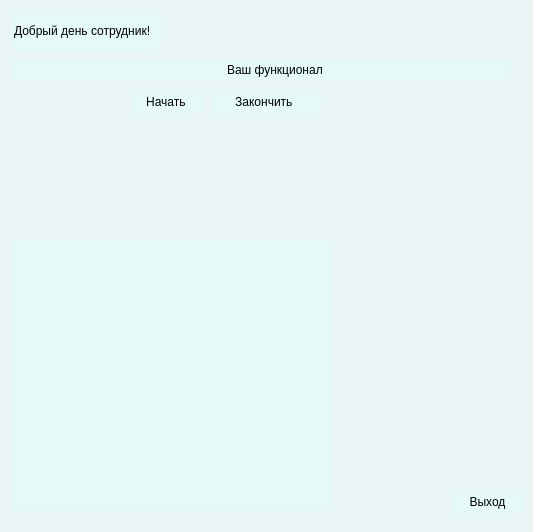
<?xml version="1.0" encoding="UTF-8"?>
<ui version="4.0">
 <class>Dialog</class>
 <widget class="QDialog" name="Dialog">
  <property name="geometry">
   <rect>
    <x>0</x>
    <y>0</y>
    <width>533</width>
    <height>532</height>
   </rect>
  </property>
  <property name="maximumSize">
   <size>
    <width>533</width>
    <height>552</height>
   </size>
  </property>
  <property name="windowTitle">
   <string>Dialog</string>
  </property>
  <property name="styleSheet">
   <string notr="true">background-color: qlineargradient(spread:pad, x1:1, y1:1, x2:0, y2:0, stop:0 rgba(	255, 0, 0, 255), stop:0.427447 rgba(139, 0, 0, 125), stop:1 rgba(155, 79, 165, 255));
font-famaly: Roboto Flex;</string>
  </property>
  <widget class="QWidget" name="widget" native="true">
   <property name="geometry">
    <rect>
     <x>-10</x>
     <y>-10</y>
     <width>641</width>
     <height>721</height>
    </rect>
   </property>
   <property name="maximumSize">
    <size>
     <width>641</width>
     <height>721</height>
    </size>
   </property>
   <property name="styleSheet">
    <string notr="true">background-color:rgba(225,255,255,100);
border: 1px  solid rgba(225,255,255,40);
border-radius: 7px;</string>
   </property>
   <widget class="QLabel" name="label">
    <property name="geometry">
     <rect>
      <x>20</x>
      <y>20</y>
      <width>151</width>
      <height>41</height>
     </rect>
    </property>
    <property name="text">
     <string>Добрый день сотрудник!</string>
    </property>
   </widget>
   <widget class="QLabel" name="label_2">
    <property name="geometry">
     <rect>
      <x>20</x>
      <y>70</y>
      <width>501</width>
      <height>20</height>
     </rect>
    </property>
    <property name="text">
     <string>                                                                Ваш функционал </string>
    </property>
   </widget>
   <widget class="QTableView" name="tableView">
    <property name="geometry">
     <rect>
      <x>20</x>
      <y>250</y>
      <width>321</width>
      <height>271</height>
     </rect>
    </property>
   </widget>
   <widget class="QPushButton" name="btn_start_day">
    <property name="geometry">
     <rect>
      <x>140</x>
      <y>100</y>
      <width>75</width>
      <height>24</height>
     </rect>
    </property>
    <property name="styleSheet">
     <string notr="true">QPushButton:hover{
background-color:rgba(255,255,255,40)
}
QPushButton:pressed{
background-color:rgba(255,255,255,60)
}</string>
    </property>
    <property name="text">
     <string>Начать </string>
    </property>
    <property name="icon">
     <iconset resource="D:/games/ворк/KP-main/res_rc.qrc">
      <normaloff>:/icons/icon/start_24dp_E8EAED_FILL0_wght400_GRAD0_opsz24.png</normaloff>:/icons/icon/start_24dp_E8EAED_FILL0_wght400_GRAD0_opsz24.png</iconset>
    </property>
   </widget>
   <widget class="QPushButton" name="btn_end_day">
    <property name="geometry">
     <rect>
      <x>220</x>
      <y>100</y>
      <width>111</width>
      <height>24</height>
     </rect>
    </property>
    <property name="styleSheet">
     <string notr="true">QPushButton:hover{
background-color:rgba(255,255,255,40)
}
QPushButton:pressed{
background-color:rgba(255,255,255,60)
}</string>
    </property>
    <property name="text">
     <string>Закончить </string>
    </property>
    <property name="icon">
     <iconset resource="D:/games/ворк/KP-main/res_rc.qrc">
      <normaloff>:/icons/icon/pin_end_24dp_E8EAED_FILL0_wght400_GRAD0_opsz24.png</normaloff>:/icons/icon/pin_end_24dp_E8EAED_FILL0_wght400_GRAD0_opsz24.png</iconset>
    </property>
   </widget>
   <widget class="QPushButton" name="btn_end">
    <property name="geometry">
     <rect>
      <x>460</x>
      <y>500</y>
      <width>75</width>
      <height>24</height>
     </rect>
    </property>
    <property name="styleSheet">
     <string notr="true">QPushButton:hover{
background-color:rgba(255,255,255,40)
}
QPushButton:pressed{
background-color:rgba(255,255,255,60)
}</string>
    </property>
    <property name="text">
     <string>Выход</string>
    </property>
    <property name="icon">
     <iconset resource="D:/games/ворк/KP-main/res_rc.qrc">
      <normaloff>:/icons/icon/exit_to_app_24dp_E8EAED_FILL0_wght400_GRAD0_opsz24.png</normaloff>:/icons/icon/exit_to_app_24dp_E8EAED_FILL0_wght400_GRAD0_opsz24.png</iconset>
    </property>
   </widget>
  </widget>
 </widget>
 <resources>
  <include location="D:/games/ворк/KP-main/res_rc.qrc"/>
 </resources>
 <connections/>
</ui>
